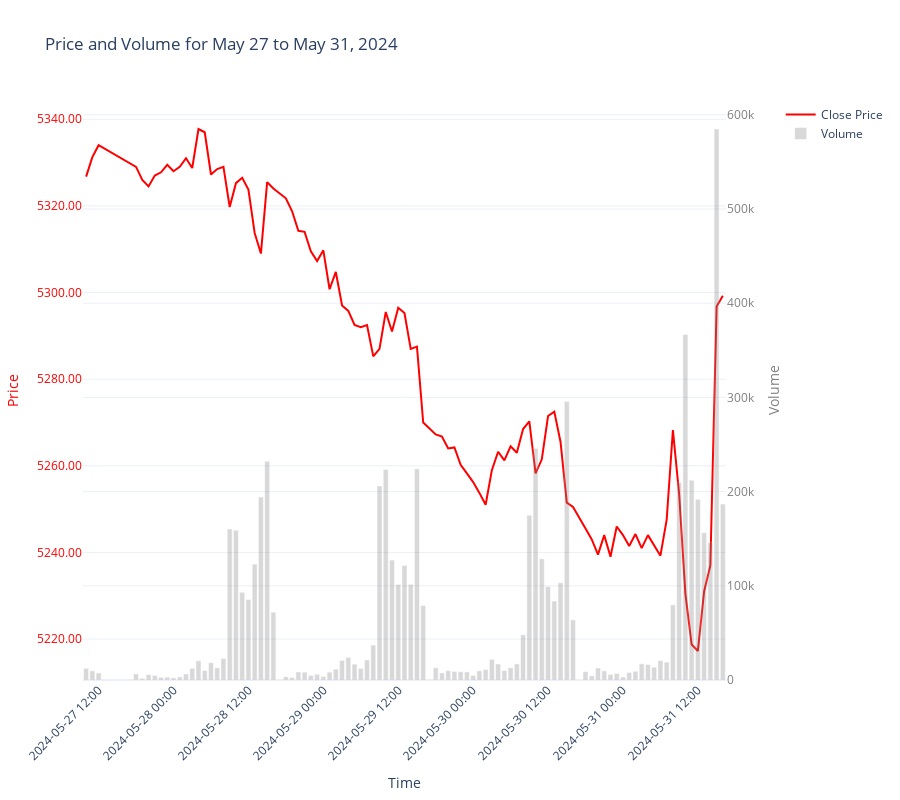

Source (notebook cell):
### Code cell
df_60min['ts_event'] = pd.to_datetime(df_60min['ts_event'])
start_time = '2024-05-27 09:30:00'
end_time = '2024-05-31 16:00:00'
df_filtered = df_60min[(df_60min['ts_event'] >= start_time) & (df_60min['ts_event'] <= end_time)]

fig = make_subplots(specs=[[{"secondary_y": True}]])

fig.add_trace(
    go.Scatter(x=df_filtered['ts_event'], y=df_filtered['close'], name="Close Price", line=dict(color="red", width=2)),
    secondary_y=False,
)
fig.add_trace(
    go.Bar(x=df_filtered['ts_event'], y=df_filtered['volume'], name="Volume", marker_color="gray", opacity=0.3),
    secondary_y=True,
)

fig.update_xaxes(title_text="Time", tickformat="%Y-%m-%d %H:%M")

fig.update_yaxes(title_text="Price", secondary_y=False, color="red", tickformat=".2f")
fig.update_yaxes(title_text="Volume", secondary_y=True, color="gray")

fig.update_layout(
    title="Price and Volume for May 27 to May 31, 2024",
    xaxis_tickangle=-45,
    height=800,  
    template="plotly_white",
)

fig.show()
